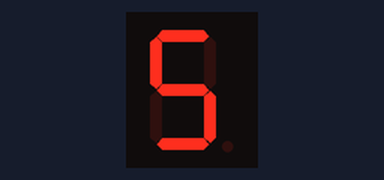
A sketch run on a simulated Arduino Uno, built with avr-gcc and run on an emulated ATmega328P. Shown: 1-digit seven-segment display. Wiring (inferred from the names in the program): 1-digit 7-segment display, segments lit when HIGH: segments pin 2, pin 3, pin 4, pin 5, pin 6, pin 7, pin 8. The segment pins are drawn as the display they are named for.

Above: at 0.1 s.
At 1.1 s:
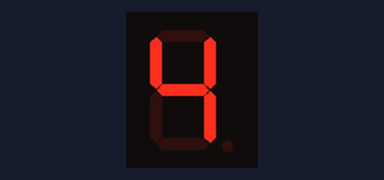
At 2.1 s:
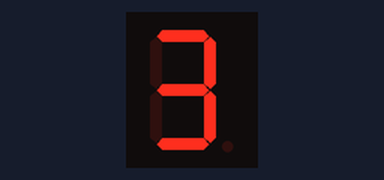
At 3.1 s:
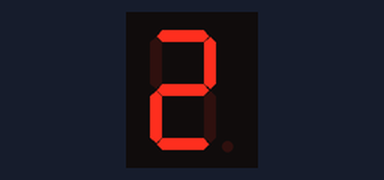
At 4.1 s:
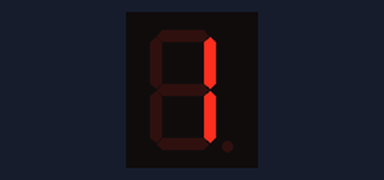
At 5.1 s:
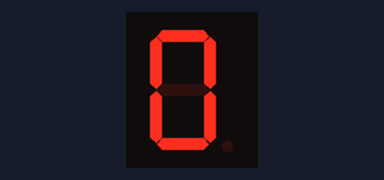

Measured:
- by itself, everything shown: repeats every 6.0 s, in 6 steps
- what the display in image 1 shows lasts 1.0 s, from 1.0 s to 2.0 s

The sketch:

display.ino
```cpp
#define tmp 1000
int disp_pinos[7] = {2, 3, 4, 5, 6, 7, 8};
int cont=5;


int digitos[6][7] = {
  // a, b, c, d, e, f, g
  {1, 1, 1, 1, 1, 1, 0}, // 0
  {0, 1, 1, 0, 0, 0, 0}, // 1
  {1, 1, 0, 1, 1, 0, 1}, // 2
  {1, 1, 1, 1, 0, 0, 1}, // 3
  {0, 1, 1, 0, 0, 1, 1}, // 4
  {1, 0, 1, 1, 0, 1, 1}  // 5
};

void setup() {
  for (int i = 0; i < 7; i++) {
    pinMode(disp_pinos[i], OUTPUT);
  }
}


void loop() {
  digito(cont);
  delay(tmp);
  cont--;
  if (cont<0) cont=5;

}

void digito (int d){
  for(int i=0;i<7;i++){
    digitalWrite(disp_pinos[i],digitos[d][i]);
  }
}
```
